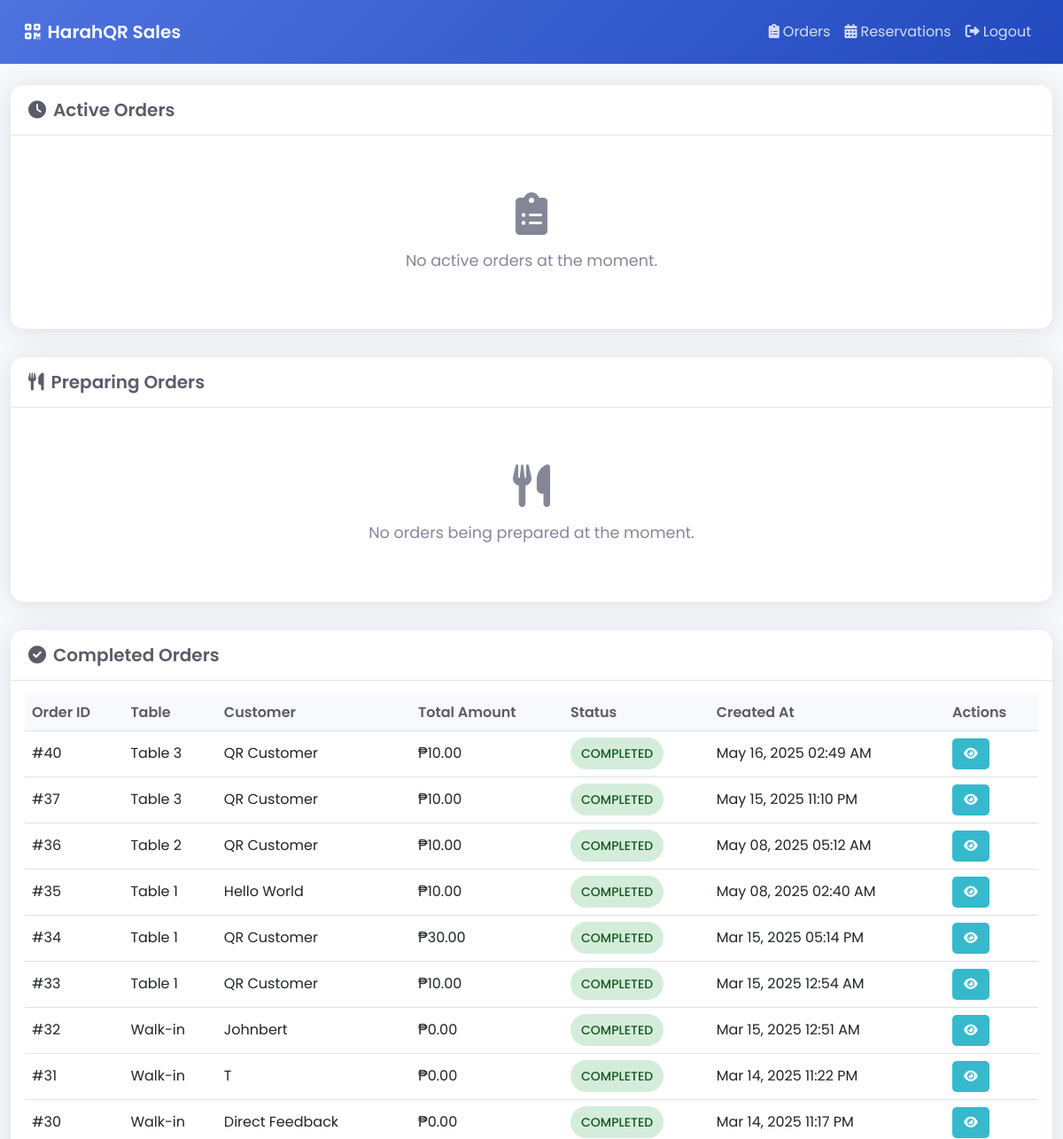
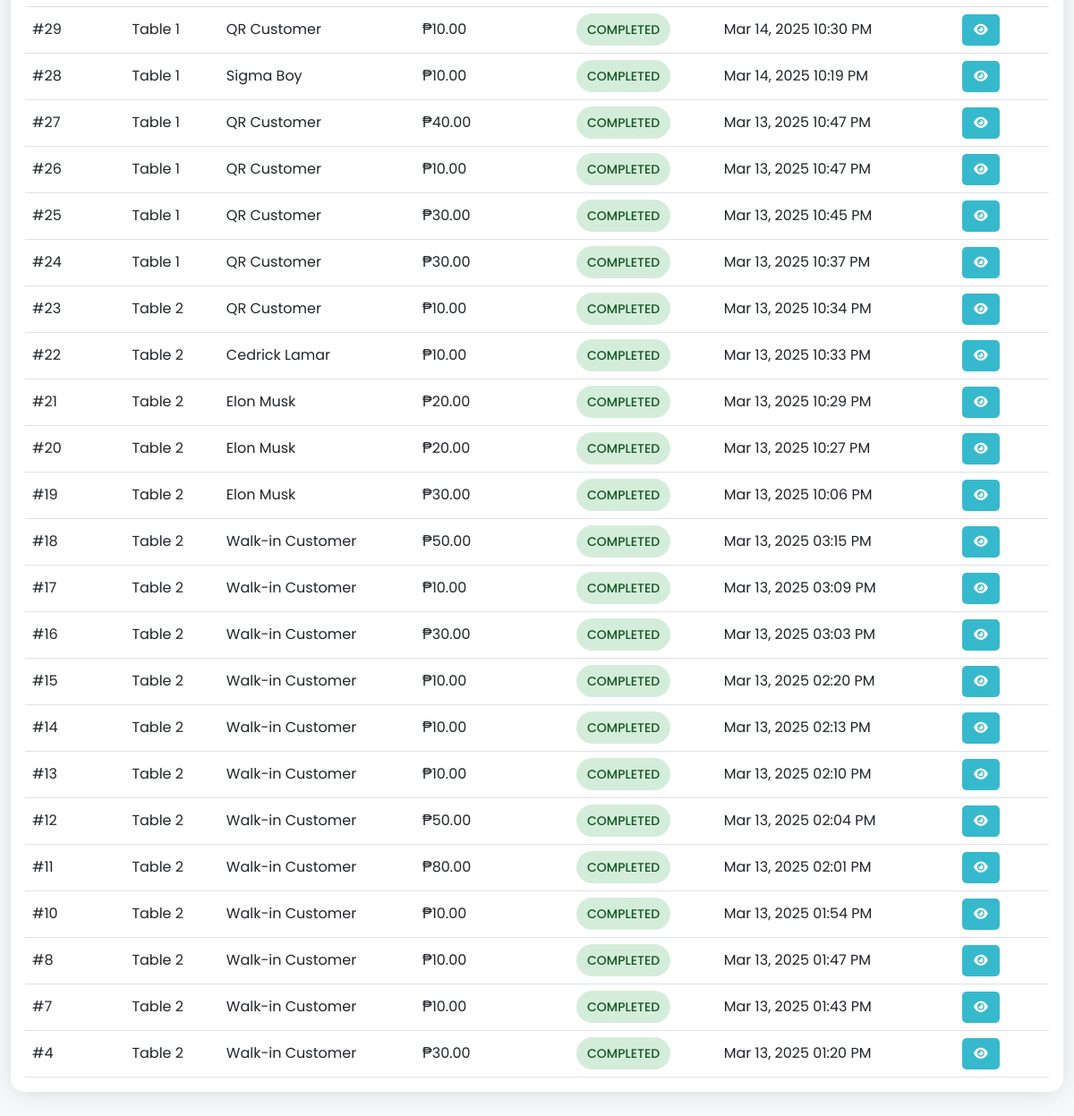
The page /cashier/orders.php (signed in) on the database its author committed (2 pictures, top to bottom).
### tables this page shows
CREATE TABLE `orders` (
  `order_id` int(11) NOT NULL,
  `table_id` int(11) DEFAULT NULL,
  `customer_id` int(11) DEFAULT NULL,
  `order_type` enum('QR','WALK_IN') NOT NULL,
  `status` enum('PENDING','PAID','COMPLETED') DEFAULT 'PENDING',
  `total_amount` decimal(10,2) NOT NULL,
  `created_at` timestamp NOT NULL DEFAULT current_timestamp(),
  `updated_at` timestamp NOT NULL DEFAULT current_timestamp() ON UPDATE current_timestamp(),
  `processed_by_id` int(11) DEFAULT NULL
);

CREATE TABLE `tables` (
  `table_id` int(11) NOT NULL,
  `table_number` varchar(10) NOT NULL,
  `qr_code` varchar(255) NOT NULL,
  `status` enum('AVAILABLE','OCCUPIED','READY','CLEANING') DEFAULT 'AVAILABLE',
  `created_at` timestamp NOT NULL DEFAULT current_timestamp()
);

CREATE TABLE `customers` (
  `customer_id` int(11) NOT NULL,
  `first_name` varchar(50) NOT NULL,
  `last_name` varchar(50) NOT NULL,
  `contact_number` varchar(20) DEFAULT NULL,
  `email` varchar(100) DEFAULT NULL,
  `created_at` timestamp NOT NULL DEFAULT current_timestamp()
);

### cashier/orders.php (the view, shortened to what this page needs)
<?php
require_once '../config/database.php';
try {
    $stmt = $conn->prepare("
        SELECT o.*, t.table_number, c.first_name, c.last_name, c.contact_number
        FROM orders o
        LEFT JOIN tables t ON o.table_id = t.table_id
        LEFT JOIN customers c ON o.customer_id = c.customer_id
        LEFT JOIN payment_transactions pt ON o.order_id = pt.order_id
        WHERE o.status = 'PENDING'
        AND pt.transaction_id IS NULL
        ORDER BY o.created_at DESC
    ");
    $stmt->execute();
    $active_orders = $stmt->fetchAll(PDO::FETCH_ASSOC);
} catch (PDOException $e) {
    $_SESSION['error_message'] = "Database error: " . $e->getMessage();
    $active_orders = [];
}
try {
    $stmt = $conn->prepare("
        SELECT o.*, t.table_number, c.first_name, c.last_name, c.contact_number
        FROM orders o
        LEFT JOIN tables t ON o.table_id = t.table_id
        LEFT JOIN customers c ON o.customer_id = c.customer_id
        LEFT JOIN payment_transactions pt ON o.order_id = pt.order_id
        WHERE o.status = 'PAID'
        ORDER BY o.created_at DESC
    ");
    $stmt->execute();
    $paid_orders = $stmt->fetchAll(PDO::FETCH_ASSOC);
} catch (PDOException $e) {
    $_SESSION['error_message'] = "Database error: " . $e->getMessage();
    $paid_orders = [];
}
try {
    $stmt = $conn->prepare("
        SELECT o.*, t.table_number, c.first_name, c.last_name, c.contact_number
        FROM orders o
        LEFT JOIN tables t ON o.table_id = t.table_id
        LEFT JOIN customers c ON o.customer_id = c.customer_id
        LEFT JOIN payment_transactions pt ON o.order_id = pt.order_id
        WHERE o.status = 'COMPLETED'
        ORDER BY o.created_at DESC
    ");
    $stmt->execute();
    $completed_orders = $stmt->fetchAll(PDO::FETCH_ASSOC);
} catch (PDOException $e) {
    $_SESSION['error_message'] = "Database error: " . $e->getMessage();
    $completed_orders = [];
}
?>
<!DOCTYPE html>
<html lang="en">
<head>
    <link href="https://cdn.jsdelivr.net/npm/bootstrap@5.3.0/dist/css/bootstrap.min.css" rel="stylesheet">
    <link href="https://cdnjs.cloudflare.com/ajax/libs/font-awesome/6.0.0/css/all.min.css" rel="stylesheet">
</head>
<body>
    <nav class="navbar navbar-expand-lg navbar-dark mb-4">
        <div class="container-fluid">
            <a class="navbar-brand" href="index.php">
                <i class="fas fa-qrcode me-2"></i>HarahQR Sales
        </a>
        <div class="collapse navbar-collapse" id="navbarNav">
            <ul class="navbar-nav ms-auto">
                    <li class="nav-item">
                        <a class="nav-link" href="orders.php">
                            <i class="fas fa-clipboard-list me-1"></i>Orders
                    </a>
                </li>
                <li class="nav-item">
                    <a class="nav-link" href="table_reservations.php">
                        <i class="fas fa-calendar-alt me-1"></i>Reservations
                    </a>
                </li>
                <li class="nav-item">
                    <a class="nav-link" href="../logout.php">
                            <i class="fas fa-sign-out-alt me-1"></i>Logout
                    </a>
                </li>
            </ul>
        </div>
    </div>
</nav>
    <div class="container-fluid">
        <div class="card">
            <div class="card-header d-flex justify-content-between align-items-center">
                <h5 class="card-title">
                    <i class="fas fa-clock me-2"></i>Active Orders
                        </h5>
                    </div>
                    <div class="card-body">
                <?php if (empty($active_orders)): ?>
                    <div class="empty-state">
                        <i class="fas fa-clipboard-list"></i>
                        <p>No active orders at the moment.</p>
                            </div>
                <?php endif; ?>
        </div>
    </div>
        <div class="card">
            <div class="card-header d-flex justify-content-between align-items-center">
                <h5 class="card-title">
                    <i class="fas fa-utensils me-2"></i>Preparing Orders
                        </h5>
                    </div>
                    <div class="card-body">
                <?php if (empty($paid_orders)): ?>
                    <div class="empty-state">
                        <i class="fas fa-utensils"></i>
                        <p>No orders being prepared at the moment.</p>
                            </div>
                <?php endif; ?>
        </div>
    </div>
        <div class="card">
            <div class="card-header d-flex justify-content-between align-items-center">
                <h5 class="card-title">
                    <i class="fas fa-check-circle me-2"></i>Completed Orders
                                </h5>
                        </div>
                        <div class="card-body">
                <?php if (empty($completed_orders)): ?>
                    <div class="empty-state">
                        <i class="fas fa-clipboard-check"></i>
                        <p>No completed orders found.</p>
                            </div>
                <?php else: ?>
                    <div class="table-responsive">
                        <table class="table">
                            <thead>
                                <tr>
                                    <th>Order ID</th>
                                    <th>Table</th>
                                    <th>Customer</th>
                                    <th>Total Amount</th>
                                    <th>Status</th>
                                    <th>Created At</th>
                                    <th>Actions</th>
                                </tr>
                            </thead>
                            <tbody>
                                <?php foreach ($completed_orders as $order): ?>
                                    <tr>
                                        <td>#<?php echo $order['order_id']; ?></td>
                                        <td>
                                <?php
                                            if ($order['order_type'] === 'QR') {
                                                echo $order['table_number'] ? 'Table ' . $order['table_number'] : 'N/A';
                                            } else {
                                                echo 'Walk-in';
                                            }
                                            ?>
                                        </td>
                                        <td>
                                <?php
                                            if ($order['customer_id']) {
                                                echo htmlspecialchars($order['first_name'] . ' ' . $order['last_name']);
                                            } else {
                                                echo 'N/A';
                                            }
                                            ?>
                                        </td>
                                        <td>₱<?php echo number_format($order['total_amount'], 2); ?></td>
                                        <td>
                                            <span class="status-badge <?php echo 'status-' . strtolower($order['status']); ?>">
                                                <?php echo $order['status']; ?>
                                            </span>
                                        </td>
                                        <td><?php echo date('M d, Y h:i A', strtotime($order['created_at'])); ?></td>
                                        <td>
                                            <button type="button" class="btn btn-action btn-view"
                                                    onclick="viewOrder(<?php echo $order['order_id']; ?>, '<?php echo $order['status']; ?>')">
                                                <i class="fas fa-eye"></i>
                                            </button>
                                        </td>
                                    </tr>
                                <?php endforeach; ?>
                            </tbody>
                        </table>
                                    </div>
                                <?php endif; ?>
                            </div>
                                </div>
                            </div>
</body>
</html>

### cashier/orders.php (style rules this page uses)
:root { --primary-color: #4e73df; --secondary-color: #858796; --success-color: #1cc88a; --warning-color: #f6c23e; --danger-color: #e74a3b; --info-color: #36b9cc; --light-color: #f8f9fc; --dark-color: #5a5c69; }
body { font-family: 'Poppins', sans-serif; background-color: var(--light-color); }
.navbar { background: linear-gradient(135deg, var(--primary-color), #224abe); padding: 1rem; }
.navbar-brand { color: white !important; font-weight: 600; }
.nav-link { color: rgba(255, 255, 255, 0.8) !important; transition: color 0.3s ease; }
.card { border: none; border-radius: 15px; box-shadow: 0 0.15rem 1.75rem 0 rgba(58, 59, 69, 0.15); margin-bottom: 2rem; }
.card-header { background-color: white; border-bottom: 1px solid #e3e6f0; padding: 1rem 1.25rem; border-radius: 15px 15px 0 0 !important; }
.card-title { color: var(--dark-color); font-weight: 600; margin: 0; }
.table { margin-bottom: 0; }
.table th { border-top: none; background-color: var(--light-color); color: var(--dark-color); font-weight: 600; }
.table td { vertical-align: middle; }
.status-badge { padding: 0.5rem 0.75rem; border-radius: 50px; font-weight: 500; font-size: 0.875rem; }
.status-completed { background-color: #d4edda; color: #155724; }
.btn-action { padding: 0.375rem 0.75rem; font-size: 0.875rem; border-radius: 5px; transition: all 0.3s ease; }
.btn-view { background-color: var(--info-color); color: white; }
.empty-state { text-align: center; padding: 3rem 1rem; color: var(--secondary-color); }
.empty-state i { font-size: 3rem; margin-bottom: 1rem; color: var(--secondary-color); }
.empty-state p { margin-bottom: 0; font-size: 1.1rem; }

### rows shown on the page
orders: order_id "40", table.table_number "3", customer.last_name "QR Customer", total_amount "10.00", status "COMPLETED", created_at "May 16, 2025 02:49 AM"
orders: order_id "37", table.table_number "3", customer.last_name "QR Customer", total_amount "10.00", status "COMPLETED", created_at "May 15, 2025 11:10 PM"
orders: order_id "36", table.table_number "2", customer.last_name "QR Customer", total_amount "10.00", status "COMPLETED", created_at "May 08, 2025 05:12 AM"
orders: order_id "35", table.table_number "1", customer.last_name "Hello World", total_amount "10.00", status "COMPLETED", created_at "May 08, 2025 02:40 AM"
orders: order_id "34", table.table_number "1", customer.last_name "QR Customer", total_amount "30.00", status "COMPLETED", created_at "Mar 15, 2025 05:14 PM"
orders: order_id "33", table.table_number "1", customer.last_name "QR Customer", total_amount "10.00", status "COMPLETED", created_at "Mar 15, 2025 12:54 AM"
orders: order_id "32", order_type "Walk-in", customer.last_name "Johnbert", total_amount "0.00", status "COMPLETED", created_at "Mar 15, 2025 12:51 AM"
orders: order_id "31", order_type "Walk-in", customer.last_name "T", total_amount "0.00", status "COMPLETED", created_at "Mar 14, 2025 11:22 PM"
orders: order_id "30", order_type "Walk-in", customer.last_name "Direct Feedback", total_amount "0.00", status "COMPLETED", created_at "Mar 14, 2025 11:17 PM"
orders: order_id "29", table.table_number "1", customer.last_name "QR Customer", total_amount "10.00", status "COMPLETED", created_at "Mar 14, 2025 10:30 PM"
orders: order_id "28", table.table_number "1", customer.last_name "Sigma Boy", total_amount "10.00", status "COMPLETED", created_at "Mar 14, 2025 10:19 PM"
orders: order_id "27", table.table_number "1", customer.last_name "QR Customer", total_amount "40.00", status "COMPLETED", created_at "Mar 13, 2025 10:47 PM"
orders: order_id "26", table.table_number "1", customer.last_name "QR Customer", total_amount "10.00", status "COMPLETED", created_at "Mar 13, 2025 10:47 PM"
orders: order_id "25", table.table_number "1", customer.last_name "QR Customer", total_amount "30.00", status "COMPLETED", created_at "Mar 13, 2025 10:45 PM"
orders: order_id "24", table.table_number "1", customer.last_name "QR Customer", total_amount "30.00", status "COMPLETED", created_at "Mar 13, 2025 10:37 PM"
orders: order_id "23", table.table_number "2", customer.last_name "QR Customer", total_amount "10.00", status "COMPLETED", created_at "Mar 13, 2025 10:34 PM"
orders: order_id "22", table.table_number "2", customer.last_name "Cedrick Lamar", total_amount "10.00", status "COMPLETED", created_at "Mar 13, 2025 10:33 PM"
orders: order_id "21", table.table_number "2", customer.last_name "Elon Musk", total_amount "20.00", status "COMPLETED", created_at "Mar 13, 2025 10:29 PM"
orders: order_id "20", table.table_number "2", customer.last_name "Elon Musk", total_amount "20.00", status "COMPLETED", created_at "Mar 13, 2025 10:27 PM"
orders: order_id "19", table.table_number "2", customer.last_name "Elon Musk", total_amount "30.00", status "COMPLETED", created_at "Mar 13, 2025 10:06 PM"
orders: order_id "18", table.table_number "2", customer.last_name "Walk-in Customer", total_amount "50.00", status "COMPLETED", created_at "Mar 13, 2025 03:15 PM"
orders: order_id "17", table.table_number "2", customer.last_name "Walk-in Customer", total_amount "10.00", status "COMPLETED", created_at "Mar 13, 2025 03:09 PM"
orders: order_id "16", table.table_number "2", customer.last_name "Walk-in Customer", total_amount "30.00", status "COMPLETED", created_at "Mar 13, 2025 03:03 PM"
orders: order_id "15", table.table_number "2", customer.last_name "Walk-in Customer", total_amount "10.00", status "COMPLETED", created_at "Mar 13, 2025 02:20 PM"
orders: order_id "14", table.table_number "2", customer.last_name "Walk-in Customer", total_amount "10.00", status "COMPLETED", created_at "Mar 13, 2025 02:13 PM"
orders: order_id "13", table.table_number "2", customer.last_name "Walk-in Customer", total_amount "10.00", status "COMPLETED", created_at "Mar 13, 2025 02:10 PM"
orders: order_id "12", table.table_number "2", customer.last_name "Walk-in Customer", total_amount "50.00", status "COMPLETED", created_at "Mar 13, 2025 02:04 PM"
orders: order_id "11", table.table_number "2", customer.last_name "Walk-in Customer", total_amount "80.00", status "COMPLETED", created_at "Mar 13, 2025 02:01 PM"
orders: order_id "10", table.table_number "2", customer.last_name "Walk-in Customer", total_amount "10.00", status "COMPLETED", created_at "Mar 13, 2025 01:54 PM"
orders: order_id "8", table.table_number "2", customer.last_name "Walk-in Customer", total_amount "10.00", status "COMPLETED", created_at "Mar 13, 2025 01:47 PM"
orders: order_id "7", table.table_number "2", customer.last_name "Walk-in Customer", total_amount "10.00", status "COMPLETED", created_at "Mar 13, 2025 01:43 PM"
orders: order_id "4", table.table_number "2", customer.last_name "Walk-in Customer", total_amount "30.00", status "COMPLETED", created_at "Mar 13, 2025 01:20 PM"
